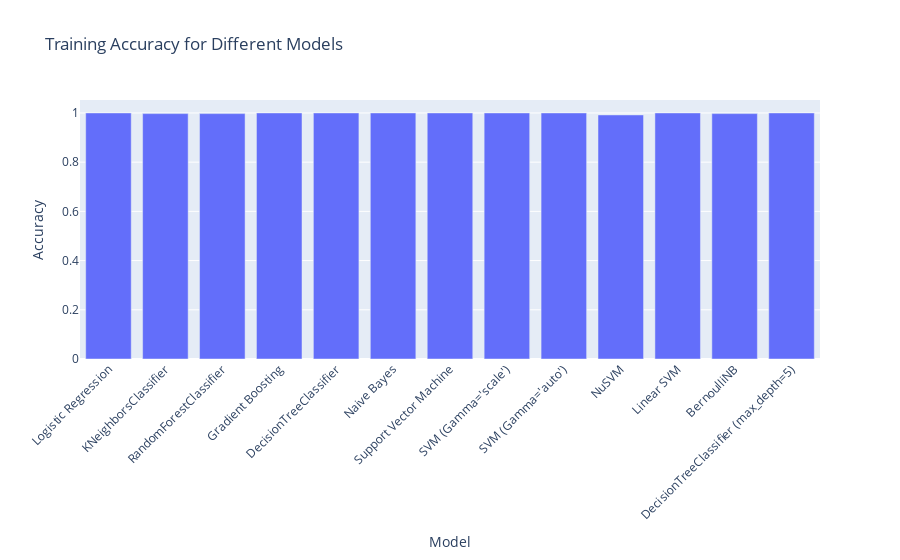

Notebook source saved alongside this figure:
### Code cell
fig = go.Figure(data=[go.Bar(x=df_results["Model Name"], y=df_results["Training Accuracy"])])

# Update layout
fig.update_layout(title="Training Accuracy for Different Models",
                  xaxis_title="Model",
                  yaxis_title="Accuracy",
                  xaxis_tickangle=-45,
                  bargap=0.2)

# Show the plot
fig.show()

### Figure 1 — Plotly figure (JSON) as saved in the notebook; plotly's stock layout.template omitted (floating-point values rounded to 4 significant figures)
{"data": [{"type": "bar", "x": ["Logistic Regression", "KNeighborsClassifier", "RandomForestClassifier", "Gradient Boosting", "DecisionTreeClassifier", "Naive Bayes", "Support Vector Machine", "SVM (Gamma='scale')", "SVM (Gamma='auto')", "NuSVM", "Linear SVM", "BernoulliNB", "DecisionTreeClassifier (max_depth=5)"], "y": [1, 0.9973, 0.9973, 1, 1, 1, 1, 1, 1, 0.992, 1, 0.9973, 1]}], "layout": {"bargap": 0.2, "title": {"text": "Training Accuracy for Different Models"}, "xaxis": {"tickangle": -45, "title": {"text": "Model"}}, "yaxis": {"title": {"text": "Accuracy"}}}}
